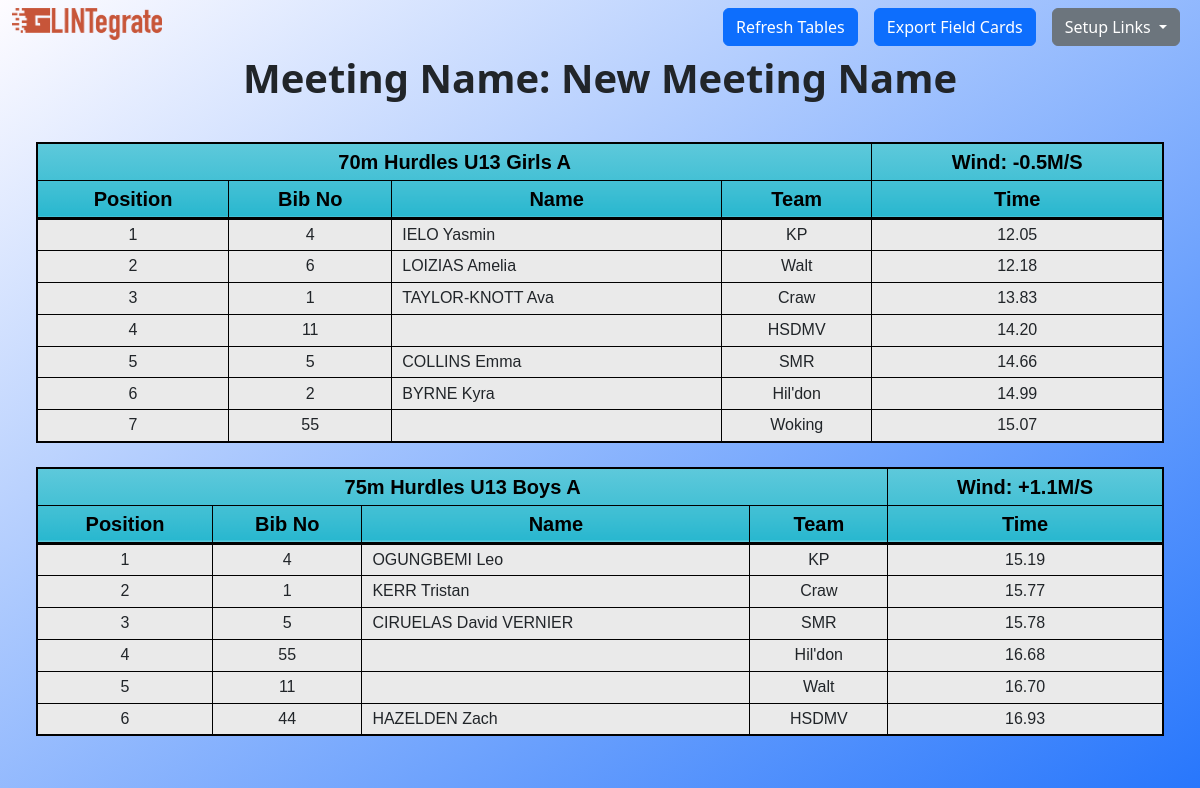
/dashboard, run on the app's committed database.
### models.py (models this page shows, shortened)
class WindInfo(db.Model):
    __tablename__ = 'wind_info'
    id = db.Column(db.Integer, primary_key=True)
    table_name = db.Column(db.String(100), nullable=False)
    wind_value = db.Column(db.String(100), nullable=False)

### tables this page shows
CREATE TABLE "70m_Hurdles_U13_Girls_A" (
	id INTEGER NOT NULL, 
	position INTEGER, 
	bib_no INTEGER, 
	first_name VARCHAR, 
	last_name VARCHAR, 
	team VARCHAR, 
	time VARCHAR, 
	PRIMARY KEY (id)
);

CREATE TABLE "75m_Hurdles_U13_Boys_A" (
	id INTEGER NOT NULL, 
	position INTEGER, 
	bib_no INTEGER, 
	first_name VARCHAR, 
	last_name VARCHAR, 
	team VARCHAR, 
	time VARCHAR, 
	PRIMARY KEY (id)
);

### app.py (the view)
@app.route('/dashboard')
def dashboard():
    return render_dashboard_view(all=True)

### app.py (called while the page is built)
def get_db():
    db = getattr(g, '_database', None)
    if db is None:
        db = g._database = sqlite3.connect(DATABASE)
    return db

@app.teardown_appcontext
def close_connection(exception):
    db = getattr(g, '_database', None)
    if db is not None:
        db.close()

def read_meeting_info():
    global meeting_info
    """Read the meeting information from the JSON file."""
    if os.path.exists(JSON_FILE_PATH):
        with open(JSON_FILE_PATH, 'r') as file:
            meeting_info = json.load(file)
    else:
        meeting_info = {"name": "", "track_path": "", "field_path": "", "workbook_path": ""}

### templates/dashboard.html (shortened to what this page needs)
<!DOCTYPE html>
<html lang="en">
<head>
    {{ bootstrap.load_css() }}
    <link href="{{ url_for('static', filename='style.css') }}" rel="stylesheet">
    <link href="{{ url_for('static', filename='slick/slick-theme.css') }}" rel="stylesheet">
    <link href="{{ url_for('static', filename='slick/slick.css') }}" rel="stylesheet">
</head>
<body>
    <div class="container-fluid my-2">
        <div class="row ">
            <div class="col">
                <img src="{{ url_for('static', filename='images/GLINTegrate.png') }}" width="150vw" height="50" alt="Logo" class="logo img-fluid">
                <div class="col d-flex justify-content-end">
                    <a class="btn btn-primary mx-2" href="{{ url_for('refresh_tables') }}">Refresh Tables</a>
                    <a class="btn btn-primary mx-2" href="{{ url_for('export_lffs') }}">Export Field Cards</a>
                    <div class="dropdown nav-links mx-2">
                        <button class="btn btn-secondary dropdown-toggle" type="button" data-bs-toggle="dropdown" aria-expanded="false">
                        Setup Links
                        </button>
                    </div>
                </div>
            </div>
        </div>
        <div class="row my-2">
            <div class="col-12">
                <h1 class="text-center fw-bold">Meeting Name: {{ meeting_name }}</h1>
            </div>
        </div>
        <div class="slider ">
            {% for i in range(0, track_events|length, 2) %}
            <div class="slide">
                <div class="table-container mx-4 my-4">
                    <table class="minimalistBlack">
                        <thead>
                            <tr class="table-primary fw-bold">
                                <th colspan="{% if track_events[i].names_empty %}3{% else %}4{% endif %}" class="text-center">{{ track_events[i].name }}</th>
                                <th colspan="1" class="text-center">Wind: {{ track_events[i].wind_value }}</th>
                            </tr>
                            <tr class="fw-bold">
                                <th>Position</th>
                                <th>Bib No</th>
                                {% if not track_events[i].names_empty %}
                                <th>Name</th>
                                {% endif %}
                                <th>Team</th>
                                <th>Time</th>
                            </tr>
                        </thead>
                        <tbody class="table-group-divider">
                            {% for result in track_events[i].results %}
                            <tr class="fs-6">
                                <td class="text-center">{{ result[1] }}</td>
                                <td class="text-center">{{ result[2] }}</td>
                                {% if not track_events[i].names_empty %}
                                <td>{{ result[4] }} {{ result[3] }}</td>
                                {% endif %}
                                <td class="text-center">{{ result[5] }}</td>
                                <td class="text-center">{{ result[6] }}</td>
                            </tr>
                            {% endfor %}
                        </tbody>
                    </table>
                </div>
                {% if i + 1 < track_events|length %}
                <div class="table-container mx-4 my-4">
                    <table class="minimalistBlack">
                        <thead>
                            <tr class="table-primary fw-bold">
                                <th colspan="{% if track_events[i+1].names_empty %}3{% else %}4{% endif %}" class="text-center">{{ track_events[i+1].name }}</th>
                                <th colspan="1" class="text-center">Wind: {{ track_events[i+1].wind_value }}</th>
                            </tr>
                            <tr class="fw-bold">
                                <th>Position</th>
                                <th>Bib No</th>
                                {% if not track_events[i+1].names_empty %}
                                <th>Name</th>
                                {% endif %}
                                <th>Team</th>
                                <th>Time</th>
                            </tr>
                        </thead>
                        <tbody class="table-group-divider">
                            {% for result in track_events[i+1].results %}
                            <tr class="fs-6">
                                <td class="text-center">{{ result[1] }}</td>
                                <td class="text-center">{{ result[2] }}</td>
                                {% if not track_events[i+1].names_empty %}
                                <td>{{ result[4] }} {{ result[3] }}</td>
                                {% endif %}
                                <td class="text-center">{{ result[5] }}</td>
                                <td class="text-center">{{ result[6] }}</td>
                            </tr>
                            {% endfor %}
                        </tbody>
                    </table>
                </div>
                {% endif %}
            </div>
            {% endfor %}
        </div>
    </div>
</body>
</html>

### static/style.css (style rules this page uses)
table.minimalistBlack { font-family: "Arial Black", Gadget, sans-serif; border: 2px solid #000000; background-color: #EAEAEA; width: 100%; text-align: left; border-collapse: collapse; }
table.minimalistBlack thead { background: #28B7CF; background: -moz-linear-gradient(top, #5ec9db 0%, #3dbed3 66%, #28B7CF 100%); background: -webkit-linear-gradient(top, #5ec9db 0%, #3dbed3 66%, #28B7CF 100%); background: linear-gradient(to bottom, #5ec9db 0%, #3dbed3 66%, #28B7CF 100%); border-bottom: 3px solid #000000; }
table.minimalistBlack thead th { font-size: 2.5vh; font-weight: bold; color: #000000; text-align: center; border-left: 0px solid #D0E4F5; }
table.minimalistBlack thead th:first-child { border-left: none; }

### templates/dashboard.html (style rules this page uses)
body { background: linear-gradient(to bottom right, #fefcff, #2575fc); height: 100vh; margin: 0; overflow: hidden; }
.logo { position: absolute; top: 10; left: 10; }
.table-container { display: flex; justify-content: center; align-items: center; height: 100%; max-height: calc(100vh - 150px); overflow-y: auto; }
.table-container table { width: 100%; table-layout: auto; }
.table-container table thead tr { position: sticky; top: 0; z-index: 1; }
.slider { flex-grow: 1; overflow: hidden; }

### data on the page
WindInfo: wind_value "-0.5M/S"
70m_Hurdles_U13_Girls_A: position "1", bib_no "4", last_name "IELO", first_name "Yasmin", team "KP", time "12.05"
70m_Hurdles_U13_Girls_A: position "2", bib_no "6", last_name "LOIZIAS", first_name "Amelia", team "Walt", time "12.18"
70m_Hurdles_U13_Girls_A: position "3", bib_no "1", last_name "TAYLOR-KNOTT", first_name "Ava", team "Craw", time "13.83"
70m_Hurdles_U13_Girls_A: position "4", bib_no "11", team "HSDMV", time "14.20"
70m_Hurdles_U13_Girls_A: position "5", bib_no "5", last_name "COLLINS", first_name "Emma", team "SMR", time "14.66"
70m_Hurdles_U13_Girls_A: position "6", bib_no "2", last_name "BYRNE", first_name "Kyra", team "Hil'don", time "14.99"
70m_Hurdles_U13_Girls_A: position "7", bib_no "55", team "Woking", time "15.07"
WindInfo: wind_value "+1.1M/S"
75m_Hurdles_U13_Boys_A: position "1", bib_no "4", last_name "OGUNGBEMI", first_name "Leo", team "KP", time "15.19"
75m_Hurdles_U13_Boys_A: position "2", bib_no "1", last_name "KERR", first_name "Tristan", team "Craw", time "15.77"
75m_Hurdles_U13_Boys_A: position "3", bib_no "5", last_name "CIRUELAS", first_name "David VERNIER", team "SMR", time "15.78"
75m_Hurdles_U13_Boys_A: position "4", bib_no "55", team "Hil'don", time "16.68"
75m_Hurdles_U13_Boys_A: position "5", bib_no "11", team "Walt", time "16.70"
75m_Hurdles_U13_Boys_A: position "6", bib_no "44", last_name "HAZELDEN", first_name "Zach", team "HSDMV", time "16.93"

### other printed values
{{ meeting_name }} "New Meeting Name"
{{ track_events[i].name }} "70m Hurdles U13 Girls A"
{{ track_events[i+1].name }} "75m Hurdles U13 Boys A"
